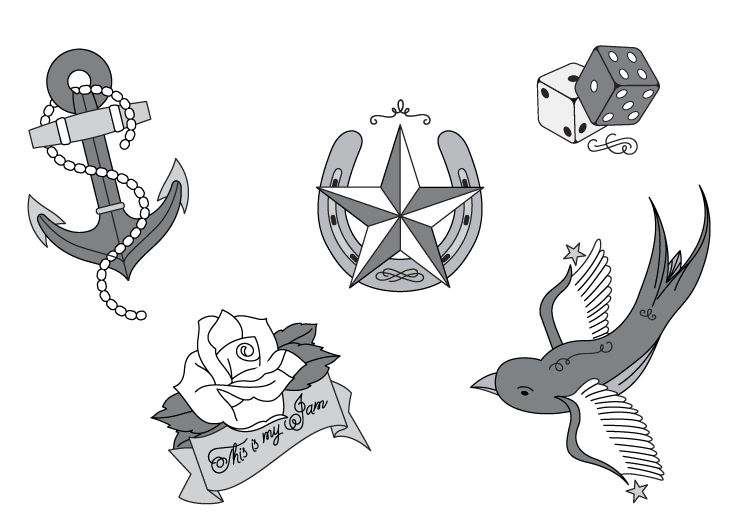
#> input picture jam_image_filter/assets/tats.png, 742 x 524 px
$ python tats.py assets/tats.png out.png   (Python 2 division)   (older library calls are emulated)
#> lines starting #> are read from the running program, lines starting #| are printed output that depends on the picture
### jam_image_filter/util.py
import math
import colorsys
import scipy
import scipy.cluster
import scipy.misc
import operator
import math
import Image
import numpy as np
import random

WIDTH = 1700
HEIGHT = 540

def rgb_to_gray(r, g, b, a = None):
    return 0.299 * r + 0.587 * g + 0.114 * b

# [13 lines left out: function get_avg_gray, not called in this run]

def get_dominant_colours(im, n):
    small_width = 50
    small_height = 50
    orig_width, orig_height = im.size
    im = im.resize((small_width, small_height))
    array = scipy.misc.fromimage(im)
    width, height, ncolours = array.shape
    array = array.reshape(width * height, ncolours)
    codes, dist = scipy.cluster.vq.kmeans(array, n)
    codes = np.array([map(int, colour) for colour in codes])

    codes = pad_colours(codes, n)

    #vec, dist = scipy.cluster.vq.vq(array, codes)
    #vec = vec.reshape(width, height)
    #scale = (orig_width / float(small_width), orig_height / float(small_height))
    return codes#, vec, scale

# [178 lines left out: functions pad_colours, order_colours_by_brightness, order_colours_by_hue, order_colours_by_saturation, resize_jam_background, centre_crop and 12 more, not called in this run]

### jam_image_filter/tats.py
import os
import sys
import math
import Image
import ImageOps
import util
import colorsys
import random

def tats(image):
    image = image.convert('RGB')
    colours = util.get_dominant_colours(image, 9)
    colours = util.order_colours_by_brightness(colours)

    bg = random.choice(colours[:3])
    light = random.choice(colours[3:6])
    dark = random.choice(colours[6:])

    dist = math.sqrt(sum(map(lambda (a, b): math.pow(a - b, 2), zip(light, dark))))
    if dist < 100:
        light = util.modify_hls(light, l=lambda l: l + 100)

    light = util.modify_hls(light, s=lambda s: s + 100)
    dark = util.modify_hls(dark, s=lambda s: s + 100)

    layer = Image.open(os.path.dirname(os.path.abspath(__file__)) + '/' +
                       'assets/tats.png')
    layer.load()
    r, g, b, a = layer.split()
    layer = layer.convert('RGB')
    layer = ImageOps.grayscale(layer)
    layer = ImageOps.colorize(layer, tuple(dark), tuple(light))
    layer.putalpha(a)
    im = Image.new('RGB', layer.size, tuple(bg))
    im.paste(layer, mask=layer)
    return im

if __name__ == '__main__':
    im = Image.open(sys.argv[1])
#> im is the input picture: PIL image 742x524 RGBA; mean R, G, B, A 170, 170.1, 170.4, 60.9
    im = tats(im)
#> in tats, `image = image.convert('RGB')`:
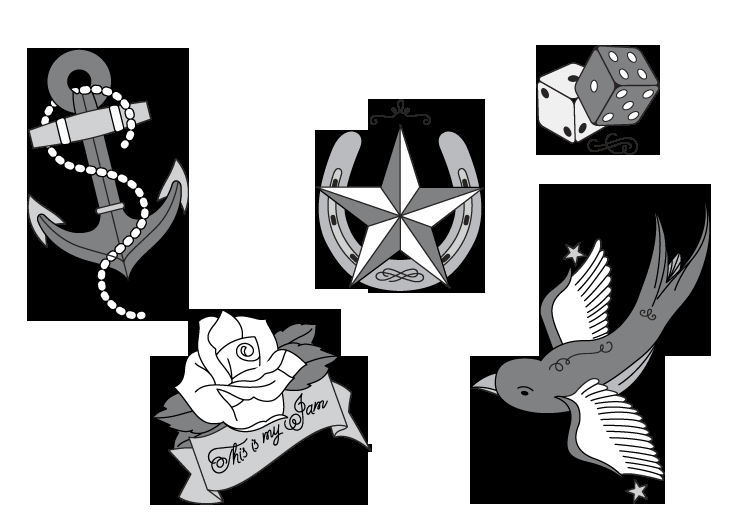
#> image: PIL image 742x524 RGB; mean R, G, B 170, 170.1, 170.4
#> in get_dominant_colours, `im = im.resize((small_width, small_height))`:
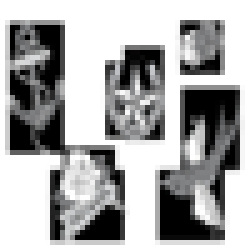
#> im: PIL image 50x50 RGB (shown 5 times larger); mean R, G, B 170, 170.1, 170.3
#> in get_dominant_colours, `array = array.reshape(width * height, ncolours)`: array = 2500 rows, first 8: [255, 255, 255], [255, 255, 255], [255, 255, 255], [255, 255, 255], [255, 255, 255], [255, 255, 255], [255, 255, 255], [255, 255, 255]
#> (the run stopped early here; a loop or call above may not have finished)

$ run again, with jam_image_filter/assets/airbrush.png copied over jam_image_filter/assets/tats.png
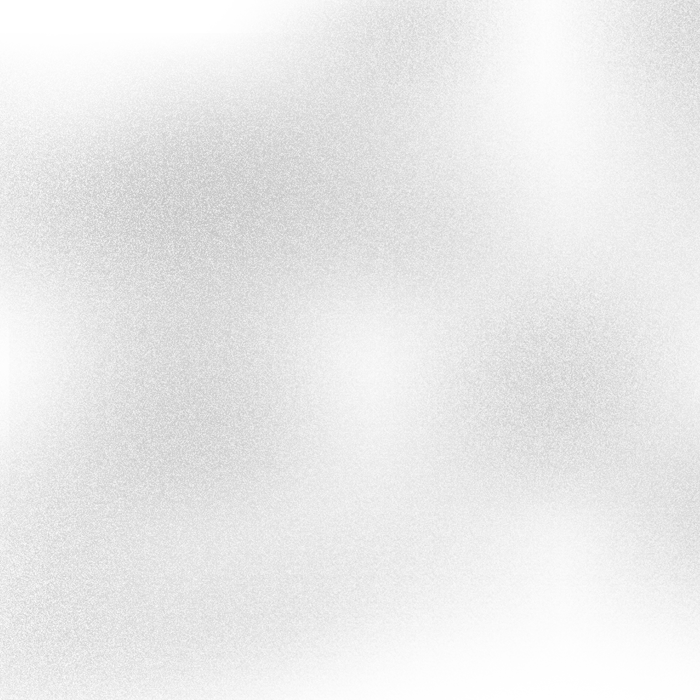
#> input picture jam_image_filter/assets/airbrush.png, 700 x 700 px
#> im is the input picture: PIL image 700x700 RGBA; mean R, G, B, A 57.2, 57.2, 57.2, 27.4
#> in tats, `image = image.convert('RGB')`:
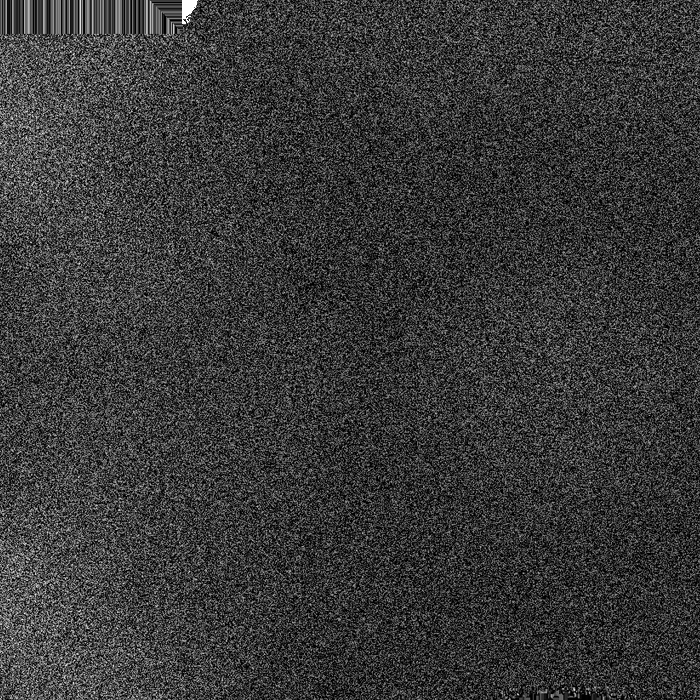
#> image: PIL image 700x700 RGB; min 0, max 255, mean 57.2
#> in get_dominant_colours, `im = im.resize((small_width, small_height))`:
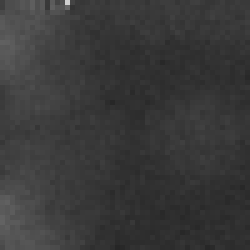
#> im: PIL image 50x50 RGB (shown 5 times larger); min 38, max 208, mean 57.2
#> array = 2500 rows, first 8: [64, 64, 64], [77, 77, 77], [77, 77, 77], [80, 80, 80], [86, 86, 86], [82, 82, 82], [94, 94, 94], [79, 79, 79]
